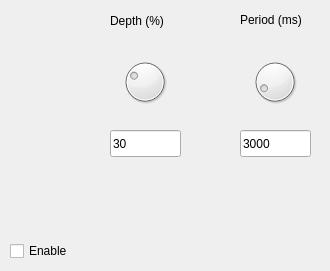
    <widget class="QWidget" name="tab_8">
     <attribute name="title">
      <string>Tremolo</string>
     </attribute>
     <widget class="QDial" name="TDepthDial">
      <property name="geometry">
       <rect>
        <x>120</x>
        <y>50</y>
        <width>50</width>
        <height>64</height>
       </rect>
      </property>
      <property name="maximum">
       <number>100</number>
      </property>
      <property name="value">
       <number>30</number>
      </property>
     </widget>
     <widget class="QDial" name="TPeriodDial">
      <property name="geometry">
       <rect>
        <x>250</x>
        <y>50</y>
        <width>50</width>
        <height>64</height>
       </rect>
      </property>
      <property name="minimum">
       <number>1</number>
      </property>
      <property name="maximum">
       <number>30000</number>
      </property>
      <property name="singleStep">
       <number>1</number>
      </property>
      <property name="pageStep">
       <number>1</number>
      </property>
      <property name="value">
       <number>3000</number>
      </property>
     </widget>
     <widget class="QLineEdit" name="TDepthLN">
      <property name="geometry">
       <rect>
        <x>110</x>
        <y>130</y>
        <width>71</width>
        <height>27</height>
       </rect>
      </property>
      <property name="inputMethodHints">
       <set>Qt::ImhDigitsOnly</set>
      </property>
      <property name="text">
       <string>30</string>
      </property>
     </widget>
     <widget class="QLineEdit" name="TPeriodLN">
      <property name="geometry">
       <rect>
        <x>240</x>
        <y>130</y>
        <width>71</width>
        <height>27</height>
       </rect>
      </property>
      <property name="inputMethodHints">
       <set>Qt::ImhDigitsOnly</set>
      </property>
      <property name="text">
       <string>3000</string>
      </property>
     </widget>
     <widget class="QLabel" name="label_8">
      <property name="geometry">
       <rect>
        <x>110</x>
        <y>10</y>
        <width>71</width>
        <height>21</height>
       </rect>
      </property>
      <property name="text">
       <string>Depth (%)</string>
      </property>
     </widget>
     <widget class="QLabel" name="label_9">
      <property name="geometry">
       <rect>
        <x>240</x>
        <y>10</y>
        <width>81</width>
        <height>20</height>
       </rect>
      </property>
      <property name="text">
       <string>Period (ms)</string>
      </property>
     </widget>
     <widget class="QCheckBox" name="Check_Tr">
      <property name="geometry">
       <rect>
        <x>10</x>
        <y>240</y>
        <width>71</width>
        <height>22</height>
       </rect>
      </property>
      <property name="text">
       <string>Enable</string>
      </property>
     </widget>
    </widget>
